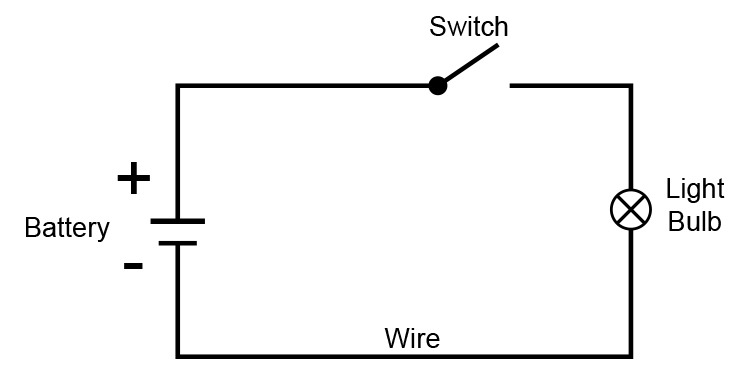
#> input picture Project/ckt4.jpg, 750 x 374 px
$ python houghtry1.py
#> lines starting #> are read from the running program, lines starting #| are printed output that depends on the picture; after the words box and inside, x2 and y2 are one past the last pixel; in counts of white or black regions, pixels touching at a corner belong together; long printed decimals are rounded
import cv2
import numpy as np
import math
import random
from sklearn.cluster import KMeans

def hough_transform(image, threshold, rho_resolution, theta_resolution):
    # Get image dimensions
    height, width = image.shape

    # Define the maximum possible distance in the image
    max_distance = int(math.sqrt(height ** 2 + width ** 2))

    # Define the accumulator array
    accumulator = np.zeros((2 * max_distance, theta_resolution), dtype=np.uint8)

    # Iterate over the image
    for y in range(height):
        for x in range(width):
            # Check if the pixel is an edge
            if image[y, x] != 0:
                # Iterate over all possible theta values
                for t_idx in range(theta_resolution):
                    theta = t_idx * (np.pi / theta_resolution)

                    # Calculate rho
                    rho = int(x * np.cos(theta) + y * np.sin(theta))

                    # Increment the accumulator cell
                    accumulator[rho + max_distance, t_idx] += 1

    # Find the lines based on the accumulator values
    lines = []
    for rho_idx in range(accumulator.shape[0]):
        for t_idx in range(accumulator.shape[1]):
            if accumulator[rho_idx, t_idx] > threshold:
                rho = rho_idx - max_distance
                theta = t_idx * (np.pi / theta_resolution)
                lines.append((rho, theta))

    return lines


def draw_lines(image, lines):
    for rho, theta in lines:
        # Convert polar coordinates to Cartesian coordinates
        a = np.cos(theta)
        b = np.sin(theta)
        x0 = a * rho
        y0 = b * rho

        # Find two points on the line to draw a line segment
        x1 = int(x0 + 1000 * (-b))
        y1 = int(y0 + 1000 * (a))
        x2 = int(x0 - 1000 * (-b))
        y2 = int(y0 - 1000 * (a))

        # Draw the line on the image
        cv2.line(image, (x1, y1), (x2, y2), (0, 255, 0), 2)

    return image

#yo probability ko laagi try

def hough_lines_p(coordinates, min_line_length, max_line_gap):
    lines = []

    # Convert the coordinates to NumPy array
    coordinates = np.array(coordinates)

    # Calculate the differences in x and y coordinates
    dx = coordinates[:, 1] - coordinates[:, 0] #eta 1 ko thau ma 2
    dy = coordinates[:, 1] - coordinates[:, 0] #eta 1 ko thau ma 3

    # Calculate the lengths of the lines
    lengths = np.sqrt(dx ** 2 + dy ** 2)

    # Calculate the angles of the lines
    angles = np.arctan2(dy, dx)

    # Iterate over the lines
    for i in range(len(coordinates)):
        # Check if the line length is greater than the minimum line length
        if lengths[i] >= min_line_length:
            # Check if the gap between lines is less than the maximum line gap
            if i < len(coordinates) - 1 and coordinates[i+1][0] - coordinates[i][1] <= max_line_gap: #eta 1 ko thau ma 2 thiyo
                # Merge the current line with the next line
                coordinates[i+1][2] = coordinates[i][2]
                coordinates[i+1][3] = coordinates[i][3]
            else:
                # Add the line to the output list
                lines.append(coordinates[i])

    return lines


# Load the input image
image = cv2.imread('ckt4.jpg', 0)  # Read the image as grayscale
#> image is the input picture: shape (374, 750); min 0, max 255, mean 245.7

# Apply Canny edge detection
edges = cv2.Canny(image, 50, 150, apertureSize=3)
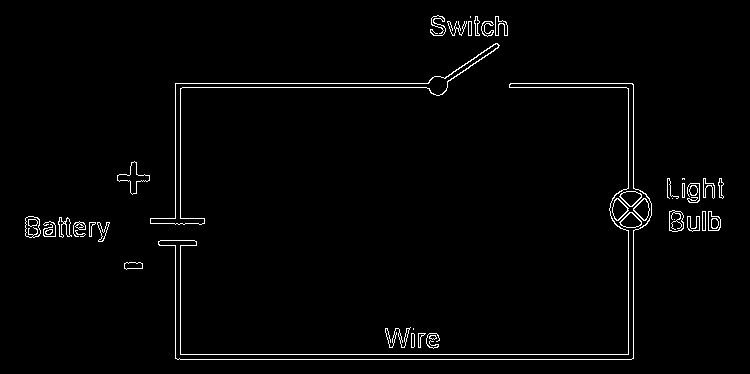
#> edges: shape (374, 750); 2% white in thin lines or dots, all inside (x1, y1, x2, y2) = (25, 15, 724, 360)

# Perform Hough Transform
threshold = 100  # Minimum number of votes to consider a line
rho_resolution = 1
theta_resolution = 90  # 90 degrees (pi radians)
lines = hough_transform(edges, threshold, rho_resolution, theta_resolution)
#> after the loop in hough_transform, `for y in range(height):`:
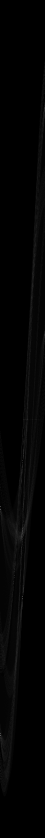
#> accumulator: shape (1676, 90) (shown at 1/2 size); min 0, max 252, mean 3.3
#> lines = [(83, 1.57), (87, 1.57), (175, 0), (180, 0), (354, 1.57), (359, 1.57), (628, 0), (633, 0)]

#probability ko laagi try
# Assuming you have 'lines' as the output of your Hough Transform
min_line_length = 50  # Minimum length of a line
max_line_gap = 10  # Maximum allowed gap between line segments to treat them as a single line

# Merge and filter the lines
merged_lines = hough_lines_p(lines, min_line_length, max_line_gap)
#> in hough_lines_p, `coordinates = np.array(coordinates)`: coordinates = [[83, 1.57], [87, 1.57], [175, 0], [180, 0], [354, 1.57], [359, 1.57], [628, 0], [633, 0]]
#> in hough_lines_p, `dx = coordinates[:, 1] - coordinates[:, 0]`: dx = [-81.43, -85.43, -175, -180, -352.4, -357.4, -628, -633]
#> in hough_lines_p, `dy = coordinates[:, 1] - coordinates[:, 0]`: dy has the same summary as dx
#> in hough_lines_p, `lengths = np.sqrt(dx ** 2 + dy ** 2)`: lengths = [115.2, 120.8, 247.5, 254.6, 498.4, 505.5, 888.1, 895.2]
#> in hough_lines_p, `angles = np.arctan2(dy, dx)`: angles = [-2.36, -2.36, -2.36, -2.36, -2.36, -2.36, -2.36, -2.36]
#> the loop in hough_lines_p, `for i in range(len(coordinates)):` made 8 passes
#> after the loop in hough_lines_p, `for i in range(len(coordinates)):`: lines has the same summary as coordinates
#> merged_lines has the same summary as coordinates in hough_lines_p

# Print the merged lines
for line in merged_lines:
    x1, y1 = line
    print(f"Line: ({x1}, {y1}))")
#> this loop made 8 passes
#| Line: (83.0, 1.571))
#| Line: (87.0, 1.571))
#| Line: (175.0, 0.0))
#| Line: (180.0, 0.0))
#| Line: (354.0, 1.571))
#| Line: (359.0, 1.571))
#| Line: (628.0, 0.0))
#| Line: (633.0, 0.0))

# Find the line intersection points
intersection_points = []
for i in range(len(lines)):
    for j in range(i + 1, len(lines)):
        rho1, theta1 = lines[i]
        rho2, theta2 = lines[j]

        # Convert to Cartesian coordinates
        a1 = np.cos(theta1)
        b1 = np.sin(theta1)
        c1 = -rho1
        a2 = np.cos(theta2)
        b2 = np.sin(theta2)
        c2 = -rho2

        # Calculate the intersection point
        d = a1 * b2 - a2 * b1
        if d != 0:
            x = (b1 * c2 - b2 * c1) / d
            y = (a2 * c1 - a1 * c2) / d
            intersection_points.append((x, y))
#> this loop made 8 passes
#> after the loop, intersection_points = [(175, 83), (180, 83), (628, 83), (633, 83), (175, 87), (180, 87), (628, 87), (633, 87), (175, 354), (175, 359), (180, 354), (180, 359), (628, 354), (633, 354), (628, 359), (633, 359)]

# Extract points from lines for clustering
line_points = np.array([(rho * np.cos(theta),rho*np.sin(theta)) for rho, theta in lines])
#> line_points = [[5.08e-15, 83], [5.33e-15, 87], [175, 0], [180, 0], [2.17e-14, 354], [2.2e-14, 359], [628, 0], [633, 0]]

# Calculate the number of clusters based on the number of intersection points
n_clusters = min(len(intersection_points), len(line_points))
#> n_clusters = 8

# Perform k-means clustering to separate lines
kmeans = KMeans(n_clusters=n_clusters, random_state=0, n_init="auto").fit(line_points)
cluster_centers = kmeans.cluster_centers_
#> cluster_centers = [[2.84e-14, 354], [633, 0], [175, 0], [0, 83], [628, 0], [2.84e-14, 359], [180, 0], [0, 87]]

# # perfrom k-mean clustering to spearate lines
# kmeans = KMeans(n_clusters = 4, random_state = 0, n_init="auto").fit(line_points)
# cluster_centers = kmeans.cluster_centers_

result = cv2.cvtColor(image, cv2.COLOR_GRAY2BGR)

# draw the lines detected bye k-means clustering
for center in cluster_centers:
    rhos, thetas = cv2.cartToPolar(center[0], center[1])
    for rho, theta1 in zip(rhos, thetas):
        rho = int(rho)
        theta_degrees = int(np.degrees(theta1))
        cv2.line(result, (0,rho), (image.shape[1], rho),(0,0,255),2)
#> this loop made 8 passes
#> (center, rhos, thetas) on passes 1, 4, 6, 8: ([2.84e-14, 354], [354, 0, 0, 0], [1.57, 0, 0, 0]), ([0, 83], [83, 0, 0, 0], [1.57, 0, 0, 0]), ([2.84e-14, 359], [359, 0, 0, 0], [1.57, 0, 0, 0]), ([0, 87], [87, 0, 0, 0], [1.57, 0, 0, 0])
#> (rhos, thetas) on passes 2, 3, 5, 7: ([633, 0, 0, 0], [0, 0, 0, 0]), ([175, 0, 0, 0], [0, 0, 0, 0]), ([628, 0, 0, 0], [0, 0, 0, 0]), ([180, 0, 0, 0], [0, 0, 0, 0])
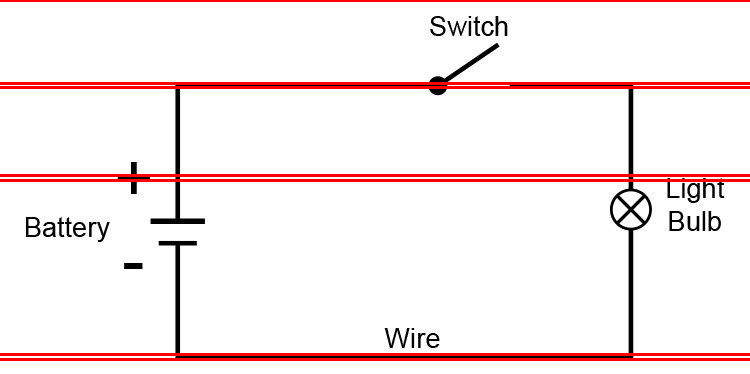
#> result: shape (374, 750, 3); 5.35% of pixels changed, all inside (x1, y1, x2, y2) = (0, 0, 750, 361)


# Draw the detected lines on the original image
result = draw_lines(cv2.cvtColor(image, cv2.COLOR_GRAY2BGR), lines)
#> the loop in draw_lines, `for rho, theta in lines:` made 8 passes
#> (rho, theta, a, b, x0, y0, x1, y1) on passes 1 to 8: (83, 1.57, 6.12e-17, 1, 5.08e-15, 83, -1000, 83), (87, 1.57, 6.12e-17, 1, 5.33e-15, 87, -1000, 87), (175, 0, 1, 0, 175, 0, 175, 1000), (180, 0, 1, 0, 180, 0, 180, 1000), (354, 1.57, 6.12e-17, 1, 2.17e-14, 354, -1000, 354), (359, 1.57, 6.12e-17, 1, 2.2e-14, 359, -1000, 359), (628, 0, 1, 0, 628, 0, 628, 1000), (633, 0, 1, 0, 633, 0, 633, 1000)
#> after the loop in draw_lines, `for rho, theta in lines:`:
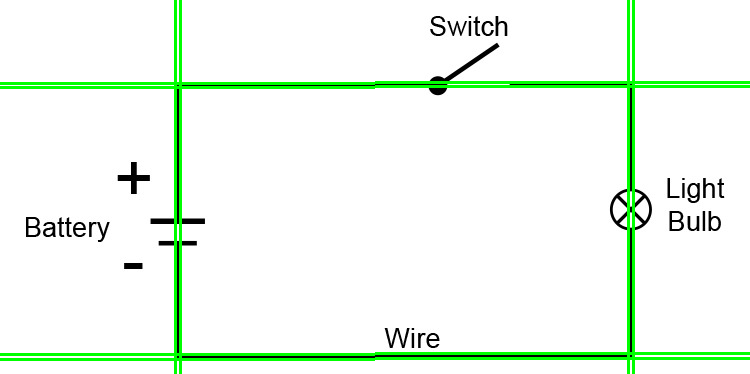
#> image: shape (374, 750, 3); mean B, G, R 237.2, 249.3, 237.2

# Draw the intersection points
for x, y in intersection_points:
    cv2.circle(result, (int(x), int(y)), 5, (random.randint(0,255), random.randint(0,255), random.randint(0,255)), random.randint(1,10))
#> this loop made 16 passes
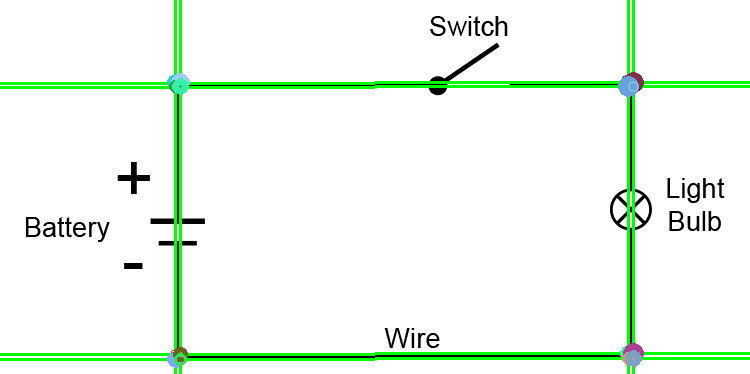
#> result: shape (374, 750, 3); 0.56% of pixels changed, all inside (x1, y1, x2, y2) = (167, 72, 644, 368)

# perform k-means clustering to groupd intersection points
intersection_points_array = np.array(intersection_points)
#> intersection_points_array = 16 rows, first 8: [175, 83], [180, 83], [628, 83], [633, 83], [175, 87], [180, 87], [628, 87], [633, 87]
kmeans = k=KMeans(n_clusters=4, random_state= 0).fit(intersection_points_array)
intersection_centers = kmeans.cluster_centers_
#> intersection_centers = [[177.5, 356.5], [630.5, 356.5], [630.5, 85], [177.5, 85]]


# draw the intersection points detected by k-means clustering
for center in intersection_centers:
    x, y = center
    cv2.circle(result, (int(x), int(y)), 5, (255,0,0), -1)
    print(f"Node coordinates: ({x}, {y})")
#> this loop made 4 passes
#| Node coordinates: (177.5, 356.5)
#| Node coordinates: (630.5, 356.500)
#| Node coordinates: (630.5, 85.000)
#| Node coordinates: (177.5, 85.0)
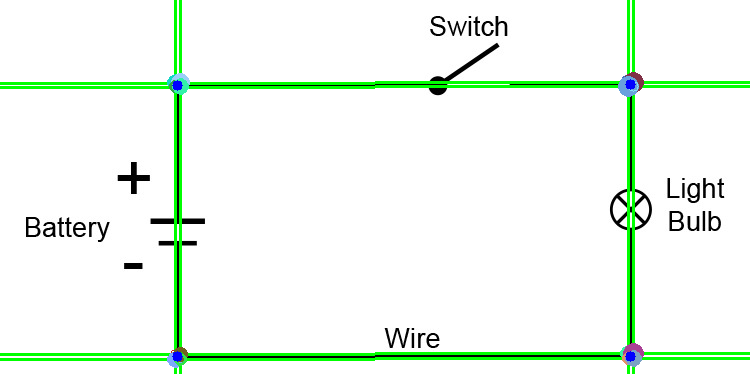
#> result: shape (374, 750, 3); 0.12% of pixels changed, all inside (x1, y1, x2, y2) = (172, 79, 636, 362)

# Display the result
cv2.imshow('Lines Detected', result)

cv2.waitKey(0)
cv2.destroyAllWindows()

$ run again, with Project/ckt1.jpg copied over Project/ckt4.jpg
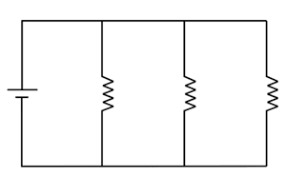
#> input picture Project/ckt1.jpg, 286 x 176 px
#> image is the input picture: shape (176, 286); min 0, max 255, mean 245.1
#> edges: shape (176, 286); 4.8% white in thin lines or dots, all inside (x1, y1, x2, y2) = (7, 19, 278, 168)
#> after the loop in hough_transform, `for y in range(height):`:
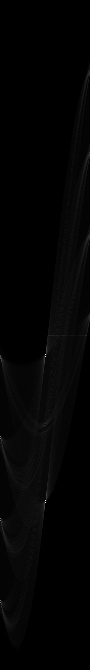
#> accumulator: shape (670, 90); min 0, max 246, mean 3.6
#> `lines = hough_transform(edges, threshold, rho_resolution, theta_resolu..`: lines = [(19, 1.57), (21, 1.57), (101, 0), (103, 0), (165, 1.57), (167, 1.57), (183, 0), (185, 0), (265, 0), (267, 0)]
#> coordinates = [[19, 1.57], [21, 1.57], [101, 0], [103, 0], [165, 1.57], [167, 1.57], [183, 0], [185, 0], [265, 0], [267, 0]]
#> dx = [-17.43, -19.43, -101, -103, -163.4, -165.4, -183, -185, -265, -267]
#> dy has the same summary as dx
#> lengths = [24.65, 27.48, 142.8, 145.7, 231.1, 234, 258.8, 261.6, 374.8, 377.6]
#> angles = [-2.36, -2.36, -2.36, -2.36, -2.36, -2.36, -2.36, -2.36, -2.36, -2.36]
#> the loop in hough_lines_p, `for i in range(len(coordinates)):` made 10 passes
#> after the loop in hough_lines_p, `for i in range(len(coordinates)):`: lines = [[101, 0], [103, 0], [165, 1.57], [167, 1.57], [183, 0], [185, 0], [265, 0], [267, 0]]
#> merged_lines has the same summary as lines in hough_lines_p
#> the loop `for line in merged_lines:` made 8 passes
#> (printed output is left out)
#> the loop `for i in range(len(lines)):` made 10 passes
#> after the loop `for i in range(len(lines)):`: intersection_points = [(101, 19), (103, 19), (183, 19), (185, 19), (265, 19), (267, 19), (101, 21), (103, 21), (183, 21), (185, 21), (265, 21), (267, 21), (101, 165), (101, 167), (103, 165), (103, 167), (183, 165), (185, 165), (265, 165), (267, 165), (183, 167), (185, 167), (265, 167), (267, 167)]
#> line_points = [[1.16e-15, 19], [1.29e-15, 21], [101, 0], [103, 0], [1.01e-14, 165], [1.02e-14, 167], [183, 0], [185, 0], [265, 0], [267, 0]]
#> n_clusters = 10
#> cluster_centers = [[1.42e-14, 167], [185, 0], [0, 21], [103, 0], [267, 0], [265, 0], [183, 0], [0, 19], [101, 0], [1.42e-14, 165]]
#> the loop `for center in cluster_centers:` made 10 passes
#> (rhos, thetas) on passes 2, 4, 5, 6, 7, 9: ([185, 0, 0, 0], [0, 0, 0, 0]), ([103, 0, 0, 0], [0, 0, 0, 0]), ([267, 0, 0, 0], [0, 0, 0, 0]), ([265, 0, 0, 0], [0, 0, 0, 0]), ([183, 0, 0, 0], [0, 0, 0, 0]), ([101, 0, 0, 0], [0, 0, 0, 0])
#> the loop in draw_lines, `for rho, theta in lines:` made 10 passes
#> (rho, theta, a, b, x0, y0, x1, y1) on passes 1 to 8: (19, 1.57, 6.12e-17, 1, 1.16e-15, 19, -1000, 19), (21, 1.57, 6.12e-17, 1, 1.29e-15, 21, -1000, 21), (101, 0, 1, 0, 101, 0, 101, 1000), (103, 0, 1, 0, 103, 0, 103, 1000), (165, 1.57, 6.12e-17, 1, 1.01e-14, 165, -1000, 165), (167, 1.57, 6.12e-17, 1, 1.02e-14, 167, -1000, 167), (183, 0, 1, 0, 183, 0, 183, 1000), (185, 0, 1, 0, 185, 0, 185, 1000)
#> the loop `for x, y in intersection_points:` made 24 passes
#> intersection_points_array = 24 rows, first 8: [101, 19], [103, 19], [183, 19], [185, 19], [265, 19], [267, 19], [101, 21], [103, 21]
#> intersection_centers = [[102, 166], [225, 20], [225, 166], [102, 20]]
#> the loop `for center in intersection_centers:` made 4 passes
#> (printed output is left out)
#> after the loop `for center in intersection_centers:`:
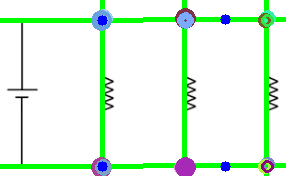
#> result: shape (176, 286, 3); mean B, G, R 227.6, 246.1, 224.7

$ run again, with Project/ckt2.jpg copied over Project/ckt4.jpg
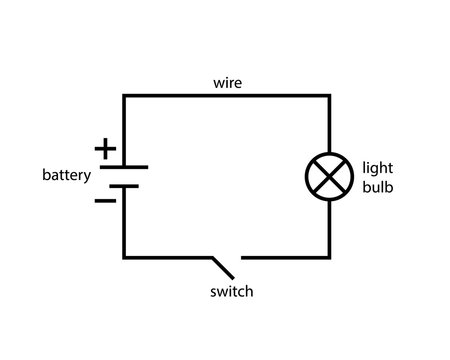
#> input picture Project/ckt2.jpg, 450 x 360 px
#> image is the input picture: shape (360, 450); min 0, max 255, mean 248
#> edges: shape (360, 450); 1.9% white in thin lines or dots, all inside (x1, y1, x2, y2) = (42, 76, 394, 298)
#> after the loop in hough_transform, `for y in range(height):`:
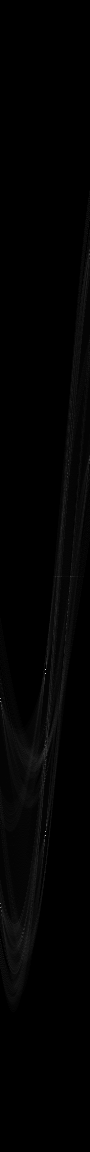
#> accumulator: shape (1152, 90); min 0, max 208, mean 2.6
#> `lines = hough_transform(edges, threshold, rho_resolution, theta_resolu..`: lines = [(93, 1.57), (97, 1.57), (122, 0), (125, 0), (255, 1.57), (259, 1.57), (327, 0), (331, 0)]
#> coordinates = [[93, 1.57], [97, 1.57], [122, 0], [125, 0], [255, 1.57], [259, 1.57], [327, 0], [331, 0]]
#> dx = [-91.43, -95.43, -122, -125, -253.4, -257.4, -327, -331]
#> dy has the same summary as dx
#> lengths = [129.3, 135, 172.5, 176.8, 358.4, 364.1, 462.4, 468.1]
#> angles = [-2.36, -2.36, -2.36, -2.36, -2.36, -2.36, -2.36, -2.36]
#> the loop in hough_lines_p, `for i in range(len(coordinates)):` made 8 passes
#> after the loop in hough_lines_p, `for i in range(len(coordinates)):`: lines has the same summary as coordinates
#> merged_lines has the same summary as coordinates in hough_lines_p
#> the loop `for line in merged_lines:` made 8 passes
#> (printed output is left out)
#> the loop `for i in range(len(lines)):` made 8 passes
#> after the loop `for i in range(len(lines)):`: intersection_points = [(122, 93), (125, 93), (327, 93), (331, 93), (122, 97), (125, 97), (327, 97), (331, 97), (122, 255), (122, 259), (125, 255), (125, 259), (327, 255), (331, 255), (327, 259), (331, 259)]
#> line_points = [[5.69e-15, 93], [5.94e-15, 97], [122, 0], [125, 0], [1.56e-14, 255], [1.59e-14, 259], [327, 0], [331, 0]]
#> n_clusters = 8
#> cluster_centers = [[1.42e-14, 255], [327, 0], [122, 0], [0, 93], [331, 0], [1.42e-14, 259], [0, 97], [125, 0]]
#> the loop `for center in cluster_centers:` made 8 passes
#> (center, rhos, thetas) on passes 1, 4, 6, 7: ([1.42e-14, 255], [255, 0, 0, 0], [1.57, 0, 0, 0]), ([0, 93], [93, 0, 0, 0], [1.57, 0, 0, 0]), ([1.42e-14, 259], [259, 0, 0, 0], [1.57, 0, 0, 0]), ([0, 97], [97, 0, 0, 0], [1.57, 0, 0, 0])
#> the loop in draw_lines, `for rho, theta in lines:` made 8 passes
#> (rho, theta, a, b, x0, y0, x1, y1) on passes 1 to 8: (93, 1.57, 6.12e-17, 1, 5.69e-15, 93, -1000, 93), (97, 1.57, 6.12e-17, 1, 5.94e-15, 97, -1000, 97), (122, 0, 1, 0, 122, 0, 122, 1000), (125, 0, 1, 0, 125, 0, 125, 1000), (255, 1.57, 6.12e-17, 1, 1.56e-14, 255, -1000, 255), (259, 1.57, 6.12e-17, 1, 1.59e-14, 259, -1000, 259), (327, 0, 1, 0, 327, 0, 327, 1000), (331, 0, 1, 0, 331, 0, 331, 1000)
#> the loop `for x, y in intersection_points:` made 16 passes
#> intersection_points_array = 16 rows, first 8: [122, 93], [125, 93], [327, 93], [331, 93], [122, 97], [125, 97], [327, 97], [331, 97]
#> intersection_centers = [[123.5, 257], [329, 257], [123.5, 95], [329, 95]]
#> the loop `for center in intersection_centers:` made 4 passes
#> (printed output is left out)
#> after the loop `for center in intersection_centers:`:
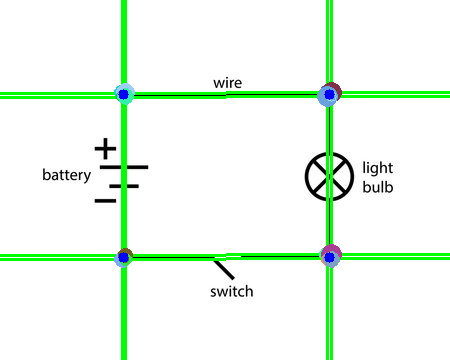
#> result: shape (360, 450, 3); mean B, G, R 236.9, 249.9, 236

$ run again, with Project/ckt3.jpg copied over Project/ckt4.jpg
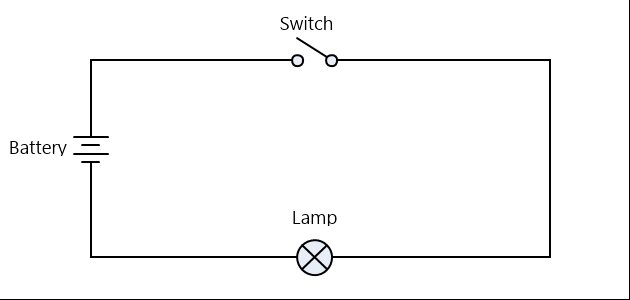
#> input picture Project/ckt3.jpg, 630 x 300 px
#> edges: shape (300, 630); 2.2% white in thin lines or dots
#> after the loop in hough_transform, `for y in range(height):`:
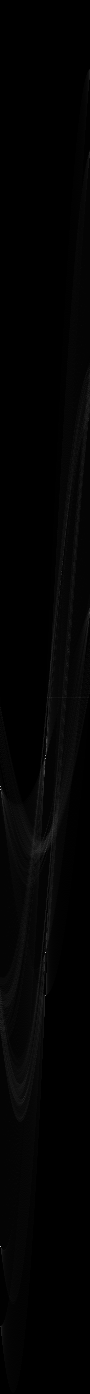
#> accumulator: shape (1394, 90); min 0, max 193, mean 3
#> `lines = hough_transform(edges, threshold, rho_resolution, theta_resolu..`: lines = [(58, 1.57), (61, 1.57), (89, 0), (92, 0), (255, 1.57), (298, 1.57), (549, 0)]
#> coordinates = [[58, 1.57], [61, 1.57], [89, 0], [92, 0], [255, 1.57], [298, 1.57], [549, 0]]
#> dx = [-56.43, -59.43, -89, -92, -253.4, -296.4, -549]
#> lengths = [79.8, 84.05, 125.9, 130.1, 358.4, 419.2, 776.4]
#> angles = [-2.36, -2.36, -2.36, -2.36, -2.36, -2.36, -2.36]
#> the loop in hough_lines_p, `for i in range(len(coordinates)):` made 7 passes
#> after the loop in hough_lines_p, `for i in range(len(coordinates)):`: lines has the same summary as coordinates
#> merged_lines has the same summary as coordinates in hough_lines_p
#> the loop `for line in merged_lines:` made 7 passes
#> (printed output is left out)
#> the loop `for i in range(len(lines)):` made 7 passes
#> after the loop `for i in range(len(lines)):`: intersection_points = [(89, 58), (92, 58), (549, 58), (89, 61), (92, 61), (549, 61), (89, 255), (89, 298), (92, 255), (92, 298), (549, 255), (549, 298)]
#> line_points = [[3.55e-15, 58], [3.74e-15, 61], [89, 0], [92, 0], [1.56e-14, 255], [1.82e-14, 298], [549, 0]]
#> n_clusters = 7
#> cluster_centers = [[92, 0], [549, 0], [1.42e-14, 255], [0, 61], [1.42e-14, 298], [89, 0], [0, 58]]
#> the loop `for center in cluster_centers:` made 7 passes
#> (center, rhos, thetas) on passes 3, 4, 5, 7: ([1.42e-14, 255], [255, 0, 0, 0], [1.57, 0, 0, 0]), ([0, 61], [61, 0, 0, 0], [1.57, 0, 0, 0]), ([1.42e-14, 298], [298, 0, 0, 0], [1.57, 0, 0, 0]), ([0, 58], [58, 0, 0, 0], [1.57, 0, 0, 0])
#> the loop in draw_lines, `for rho, theta in lines:` made 7 passes
#> (rho, theta, a, b, x0, y0, x1, y1) on passes 1 to 7: (58, 1.57, 6.12e-17, 1, 3.55e-15, 58, -1000, 58), (61, 1.57, 6.12e-17, 1, 3.74e-15, 61, -1000, 61), (89, 0, 1, 0, 89, 0, 89, 1000), (92, 0, 1, 0, 92, 0, 92, 1000), (255, 1.57, 6.12e-17, 1, 1.56e-14, 255, -1000, 255), (298, 1.57, 6.12e-17, 1, 1.82e-14, 298, -1000, 298), (549, 0, 1, 0, 549, 0, 549, 1000)
#> the loop `for x, y in intersection_points:` made 12 passes
#> intersection_points_array = [[89, 58], [92, 58], [549, 58], [89, 61], [92, 61], [549, 61], [89, 255], [89, 298], [92, 255], [92, 298], [549, 255], [549, 298]]
#> intersection_centers = [[90.5, 276.5], [549, 276.5], [90.5, 59.5], [549, 59.5]]
#> the loop `for center in intersection_centers:` made 4 passes
#> (printed output is left out)
#> after the loop `for center in intersection_centers:`:
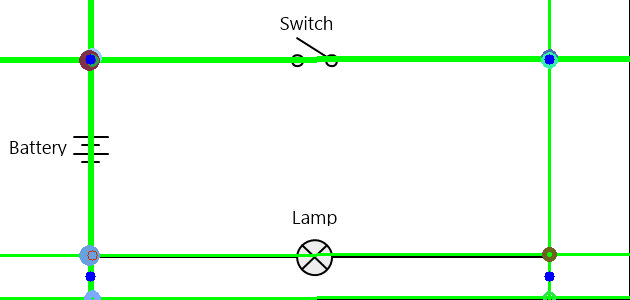
#> result: shape (300, 630, 3); mean B, G, R 238.4, 250.6, 237.7
